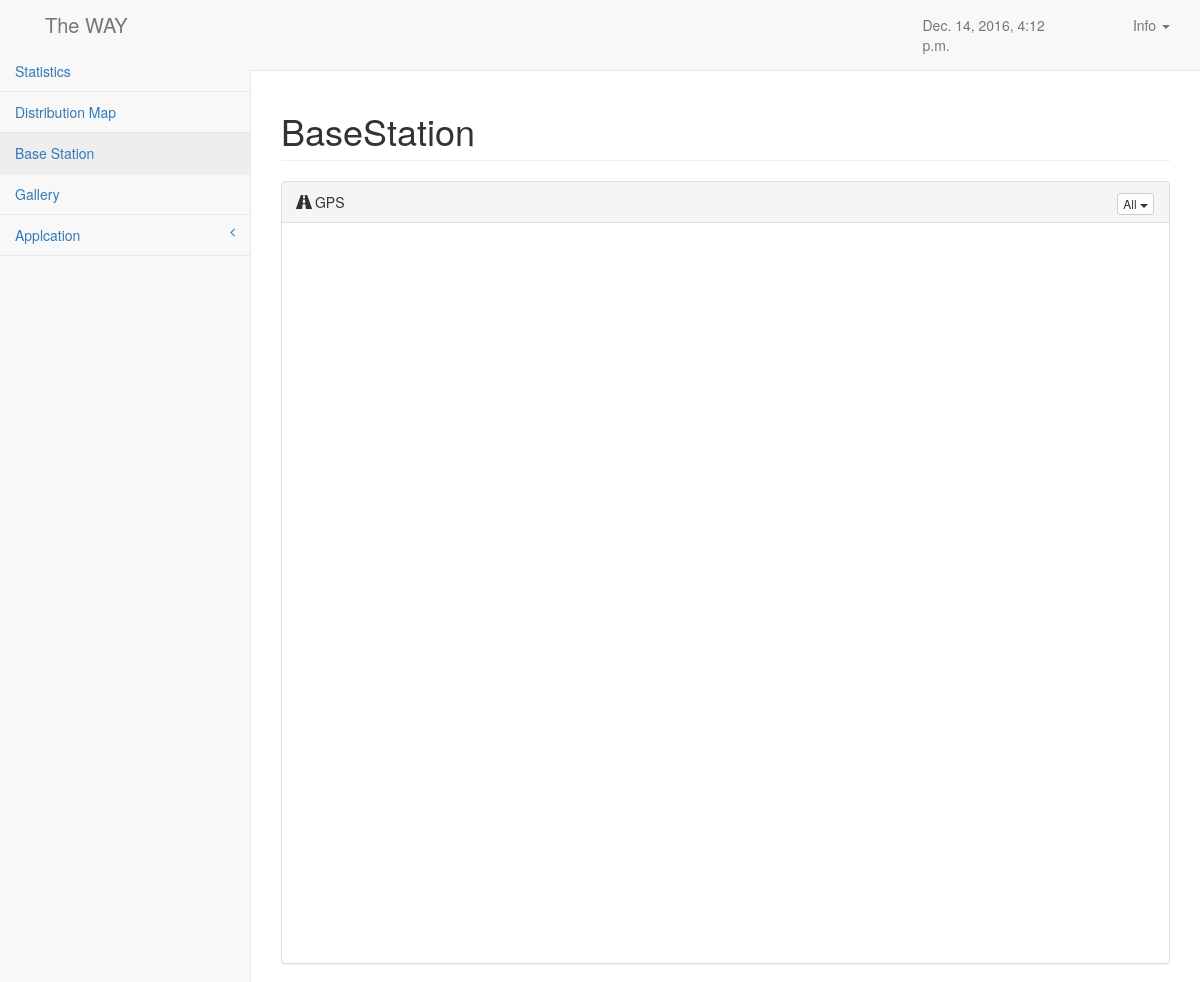
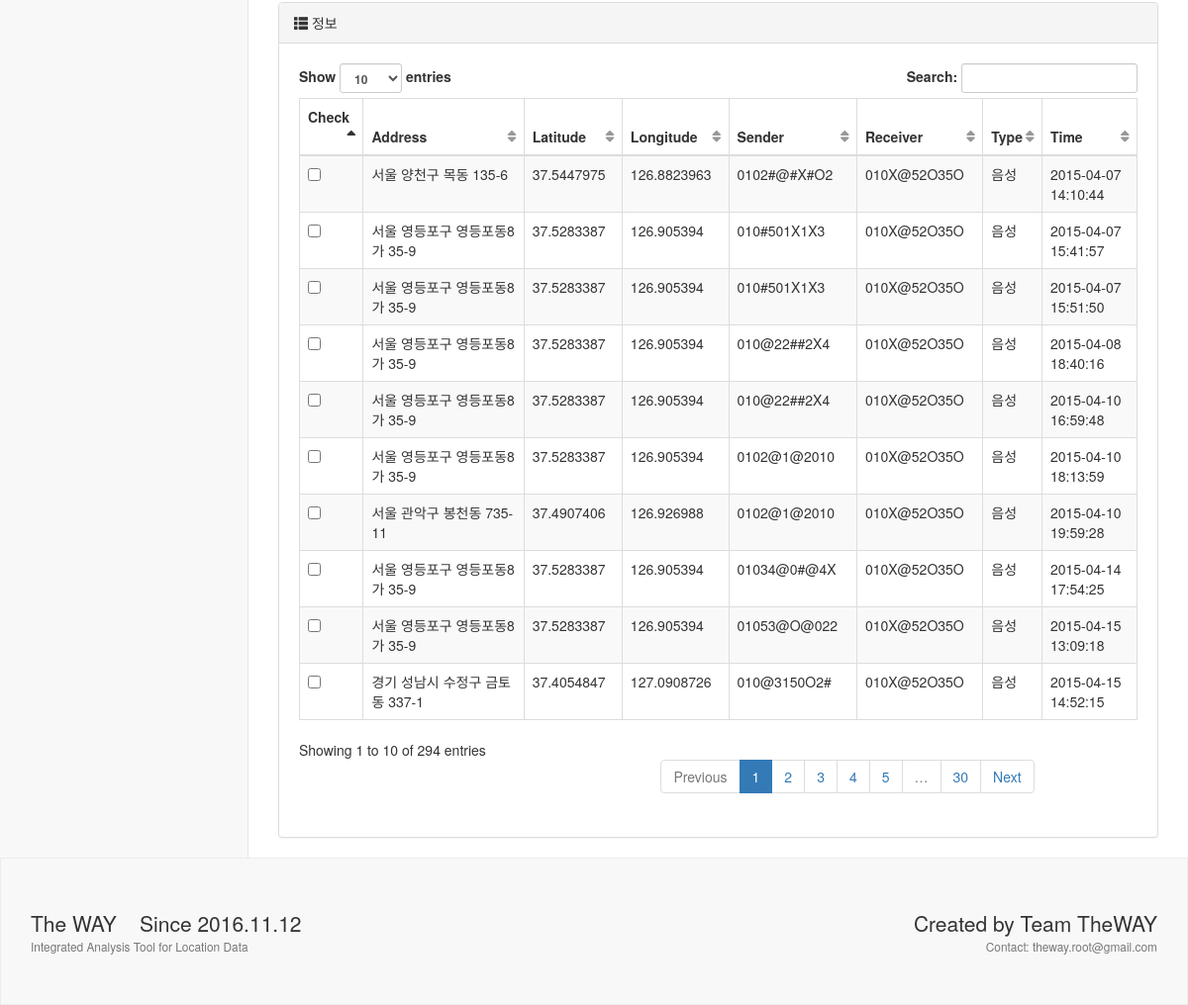
The page /result/basestation on the database its author committed (2 pictures, top to bottom).
### twpoint/models.py (models this page shows, shortened)
class BaseStation(models.Model):
    time = models.CharField(max_length=255)
    location = models.CharField(max_length=255)
    lat = models.FloatField('Latitude')
    lng = models.FloatField('Longitude')
    sender = models.CharField(max_length=255)
    receiver = models.CharField(max_length=255)
    type = models.CharField(max_length=255)

### twpoint/views.py (the view)
# urls.py: url(r'^result/basestation$', views.base_station, name="basestation"),
def base_station(request):
    applications = Application.objects.all()
    user = UserInfo.objects.first()
    stations = BaseStation.objects.all()
    context = {
        'time': timezone.localtime(timezone.now()),
        'application': applications,
        'user': user,
        'stations': stations,
    }
    return render(request, 'twpoint/basestation.html', context)

### twpoint/models.py (called while the page is built)
    def __str__(self):
        return self.app_name

### twpoint/templates/twpoint/basestation.html (shortened to what this page needs)
{% extends 'twpoint/base.html' %}
{% block css_sb %}
{% load static %} <link href="{% static 'twpoint/bootstrapdist/css/sb-admin-2.css' %}" rel="stylesheet">
{% endblock %}
{% block main_content %}
<div id="page-wrapper">
    <div class="row">
        <div class="col-lg-12">
            <h1 class="page-header"> BaseStation</h1>
        </div>
    </div>
    <div class="row">
        <div class="col-lg-12">
            <div class="panel panel-default">
                <div class="panel-heading">
                    <i class="glyphicon glyphicon-road"></i> GPS
                    <div class="pull-right">
                        <div class="btn-group">
                            <button type="button" class="btn btn-default btn-xs dropdown-toggle" data-toggle="dropdown">
                                All
                                <span class="caret"></span>
                            </button>
                        </div>
                    </div>
                </div>
                <div class="panel-body">
                    <div id="bs_map"></div>
                </div>
            </div>
        </div>
        <div class="col-lg-12">
            <div class="panel panel-default">
                <div class="panel-heading">
                    <i class="glyphicon glyphicon-th-list"></i>  정보
                </div>
                <div class="panel-body">
                    <div class="row">
                        <div class="col-sm-12">
                            <table width="100%" class="table table-striped table-bordered table-hover" id="station_table">
                                <thead>
                                <tr>
                                    <th>Check</th>
                                    <th>Address</th>
                                    <th>Latitude</th>
                                    <th>Longitude</th>
                                    <th>Sender</th>
                                    <th>Receiver</th>
                                    <th>Type</th>
                                    <th>Time</th>
                                </tr>
                                </thead>
                                <tbody>
                                {% for station in stations %}
                                <tr class="odd gradeA">
                                    <td><input type="checkbox" id="{{ station.id }}" class="s_check"/></td>
                                    <td>{{ station.location }}</td>
                                    <td>{{ station.lat }}</td>
                                    <td>{{ station.lng }}</td>
                                    <td>{{ station.sender }}</td>
                                    <td>{{ station.receiver }}</td>
                                    <td>{{ station.type }}</td>
                                    <td>{{ station.time }}</td>
                                </tr>
                                {% endfor %}
                                </tbody>
                            </table>
                        </div>
                    </div>
                </div>
            </div>
        </div>
    </div>
</div>
{% endblock %}

### twpoint/templates/twpoint/base.html (shortened to what this page needs)
{% load staticfiles %}
<!DOCTYPE html>
<html lang="en">
<head>
    <link href="{% static 'twpoint/vendor/bootstrap/css/bootstrap.css' %}" rel="stylesheet">
    <link href="{% static 'twpoint/vendor/metisMenu/metisMenu.css' %}" rel="stylesheet">
    {% block css_sb %}{% endblock %}
    <link href="{% static 'twpoint/vendor/morrisjs/morris.css' %}" rel="stylesheet">
    <link href="{% static 'twpoint/vendor/font-awesome/css/font-awesome.css' %}" rel="stylesheet" type="text/css">
</head>
<body style="overflow-x:hidden;">
<div class="wrapper">
    {% include 'twpoint/header.html' %}
    {% block main_content %}
    {% endblock %}
    {% include 'twpoint/footer.html' %}
</div>
</body>
</html>

### twpoint/templates/twpoint/header.html (shortened to what this page needs)
<nav class="navbar navbar-default navbar-static-top" role="navigation" style="margin-bottom: 0">
    <div class="col-lg-12">
        <div class="col-lg-2">
            <div class="navbar-header">
                <a class="navbar-brand" href="{% url 'twpoint:index' %}">The WAY</a>
            </div>
        </div>
        <div class="col-lg-2 col-lg-offset-7">
            <p class="navbar-text" style="float:right;"> {{ time }}</p>
        </div>{% if application %} {% if user %}
        <div class="col-lg-1">
            <ul class="nav navbar-nav navbar-right">
                <li id="fat-menu" class="dropdown">
                    <a href="#" class="dropdown-toggle" id="drop3" data-toggle="dropdown" role="button" aria-haspopup="true" aria-expanded="false">
                        Info <span class="caret"></span>
                    </a>
                </li>
            </ul>
        </div>{% endif %}
    </div>
    <div class="navbar-default sidebar" role="navigation">
        <div class="sidebar-nav navbar-collapse" >
            <ul class="nav" id="side-menu">
                <li>
                    <a href="{% url 'twpoint:result' %}"> Statistics </a>
                </li>
                <li>
                    <a href="{% url 'twpoint:distribution' %}"> Distribution Map</a>
                </li>
                <li>
                    <a href="{% url 'twpoint:basestation' %}"> Base Station</a>
                </li>
                <li>
                    <a href="{% url 'twpoint:gallery' %}"> Gallery</a>
                </li>
                <li>
                    <a href="#"> Applcation<span class="fa arrow"></span></a>
                </li>
            </ul>
        </div>
    </div>{% endif %}
</nav>

### twpoint/templates/twpoint/footer.html
<footer>
    <div class="row">
        <div class="col-lg-12">
            <div class="large left">The WAY &nbsp;&nbsp;&nbsp;Since 2016.11.12</div>
            <div class="large right">Created by Team TheWAY</div>
        </div>
        <div class="col-lg-12">
            <div class="copyright text-muted small left">Integrated Analysis Tool for Location Data</div>
            <div class="copyright text-muted small right">Contact: theway.root@gmail.com</div>
        </div>
    </div>
</footer>

### rows shown on the page
BaseStation: location "서울 양천구 목동 135-6", lat "37.5447975", lng "126.8823963", sender "0102#@#X#O2", receiver "010X@52O35O", type "음성", time "2015-04-07 14:10:44"
BaseStation: location "서울 영등포구 영등포동8가 35-9", lat "37.5283387", lng "126.905394", sender "010#501X1X3", receiver "010X@52O35O", type "음성", time "2015-04-07 15:41:57"
BaseStation: location "서울 영등포구 영등포동8가 35-9", lat "37.5283387", lng "126.905394", sender "010#501X1X3", receiver "010X@52O35O", type "음성", time "2015-04-07 15:51:50"
BaseStation: location "서울 영등포구 영등포동8가 35-9", lat "37.5283387", lng "126.905394", sender "010@22##2X4", receiver "010X@52O35O", type "음성", time "2015-04-08 18:40:16"
BaseStation: location "서울 영등포구 영등포동8가 35-9", lat "37.5283387", lng "126.905394", sender "010@22##2X4", receiver "010X@52O35O", type "음성", time "2015-04-10 16:59:48"
BaseStation: location "서울 영등포구 영등포동8가 35-9", lat "37.5283387", lng "126.905394", sender "0102@1@2010", receiver "010X@52O35O", type "음성", time "2015-04-10 18:13:59"
BaseStation: location "서울 관악구 봉천동 735-11", lat "37.4907406", lng "126.926988", sender "0102@1@2010", receiver "010X@52O35O", type "음성", time "2015-04-10 19:59:28"
BaseStation: location "서울 영등포구 영등포동8가 35-9", lat "37.5283387", lng "126.905394", sender "01034@0#@4X", receiver "010X@52O35O", type "음성", time "2015-04-14 17:54:25"
BaseStation: location "서울 영등포구 영등포동8가 35-9", lat "37.5283387", lng "126.905394", sender "01053@O@022", receiver "010X@52O35O", type "음성", time "2015-04-15 13:09:18"
BaseStation: location "경기 성남시 수정구 금토동 337-1", lat "37.4054847", lng "127.0908726", sender "010@3150O2#", receiver "010X@52O35O", type "음성", time "2015-04-15 14:52:15"

### other values the page prints
{{ time }} "Dec. 14, 2016, 4:12 p.m."
